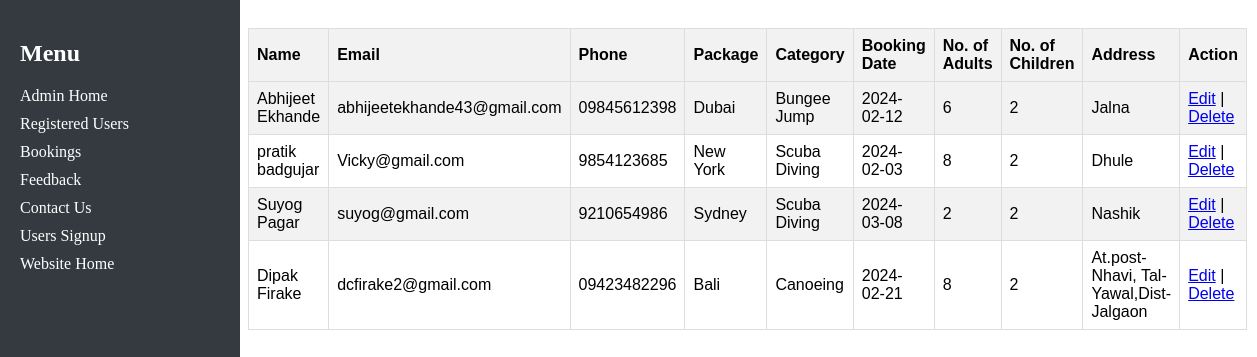
/registration/fetch_bookings.php, run on the app's committed database.
### tables this page shows
CREATE TABLE `bookings` (
  `id` int(11) NOT NULL,
  `name` varchar(255) NOT NULL,
  `email` varchar(255) NOT NULL,
  `phone` varchar(15) NOT NULL,
  `package` varchar(50) NOT NULL,
  `category` varchar(50) NOT NULL,
  `booking_date` date NOT NULL,
  `num_adults` int(11) NOT NULL,
  `num_children` int(11) NOT NULL,
  `address` text NOT NULL,
  `created_at` timestamp NOT NULL DEFAULT current_timestamp()
);

### registration/fetch_bookings.php (the view, shortened to what this page needs)
<!DOCTYPE html>
<html lang="en">
<head>
</head>
<body>
<div class="side-panel">
    <h2>Menu</h2>
    <a href="admin.html">Admin Home</a>
    <a href="sample.php">Registered Users</a>
    <a href="fetch_bookings.php">Bookings</a>
    <a href="#">Feedback</a>
    <a href="fetch_contact.php">Contact Us</a>
    <a href="signup.php">Users Signup</a>
    <a href="home.html">Website Home</a>
</div>
<div class="main-content">
    <?php
    $mysqli = new mysqli("localhost", "root", "", "sample");
    $sql = "SELECT * FROM bookings";
    $result = $mysqli->query($sql);
    if ($result->num_rows > 0) {
        echo "<table>";
        echo "<tr><th>Name</th><th>Email</th><th>Phone</th><th>Package</th><th>Category</th><th>Booking Date</th><th>No. of Adults</th><th>No. of Children</th><th>Address</th><th>Action</th></tr>";
        while($row = $result->fetch_assoc()) {
            echo "<tr>";
            echo "<td>".$row["name"]."</td>";
            echo "<td>".$row["email"]."</td>";
            echo "<td>".$row["phone"]."</td>";
            echo "<td>".$row["package"]."</td>";
            echo "<td>".$row["category"]."</td>";
            echo "<td>".$row["booking_date"]."</td>";
            echo "<td>".$row["num_adults"]."</td>";
            echo "<td>".$row["num_children"]."</td>";
            echo "<td>".$row["address"]."</td>";
            echo "<td><a href='edit_booking.php?id=".$row["id"]."'>Edit</a> | <a href='delete_booking.php?id=".$row["id"]."'>Delete</a></td>";
            echo "</tr>";
        }
        echo "</table>";
    } else {
        echo "0 results";
    }
    ?>
</div>
</body>
</html>

### registration/fetch_bookings.php (style rules this page uses)
table { font-family: Arial, sans-serif; border-collapse: collapse; width: 100%; }
th, td { border: 1px solid #dddddd; text-align: left; padding: 8px; }
th { background-color: #f2f2f2; }
tr:nth-child(even) { background-color: #f2f2f2; }
.side-panel { background-color: #343a40; color: white; padding: 20px; height: 100vh; position: fixed; left: 0; top: 0; width: 200px; }
.side-panel a { color: white; display: block; margin-bottom: 10px; text-decoration: none; }
.main-content { margin-left: 220px; padding: 20px; }

### data on the page
bookings: name "Abhijeet Ekhande", email "abhijeetekhande43@gmail.com", phone "09845612398", package "Dubai", category "Bungee Jump", booking_date "2024-02-12", num_adults "6", num_children "2", address "Jalna"
bookings: name "pratik badgujar", email "Vicky@gmail.com", phone "9854123685", package "New York", category "Scuba Diving", booking_date "2024-02-03", num_adults "8", num_children "2", address "Dhule"
bookings: name "Suyog Pagar", email "suyog@gmail.com", phone "9210654986", package "Sydney", category "Scuba Diving", booking_date "2024-03-08", num_adults "2", num_children "2", address "Nashik"
bookings: name "Dipak Firake", email "dcfirake2@gmail.com", phone "09423482296", package "Bali", category "Canoeing", booking_date "2024-02-21", num_adults "8", num_children "2", address "At.post-Nhavi, Tal-Yawal,Dist-Jalgaon"
